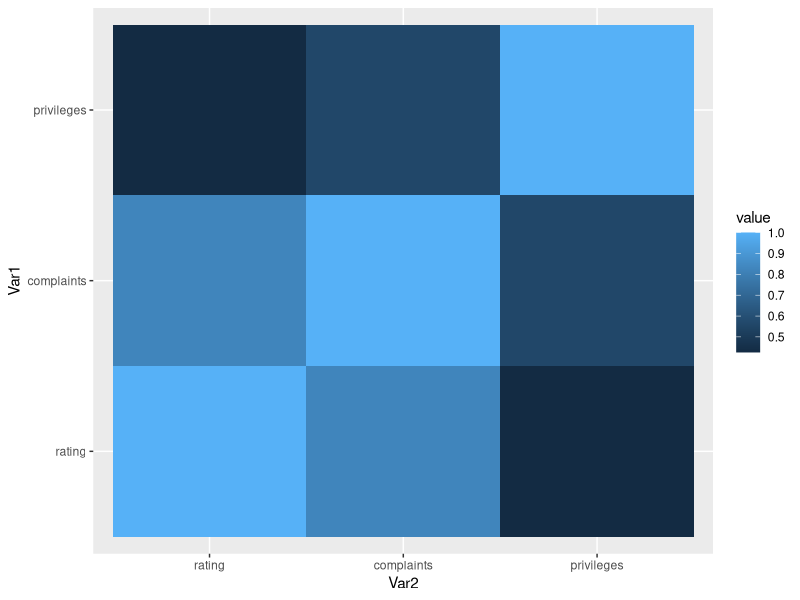
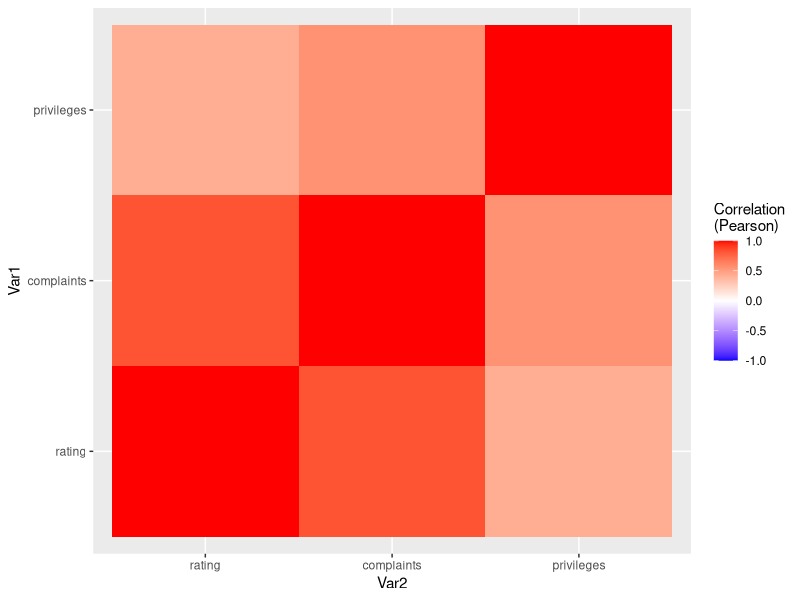
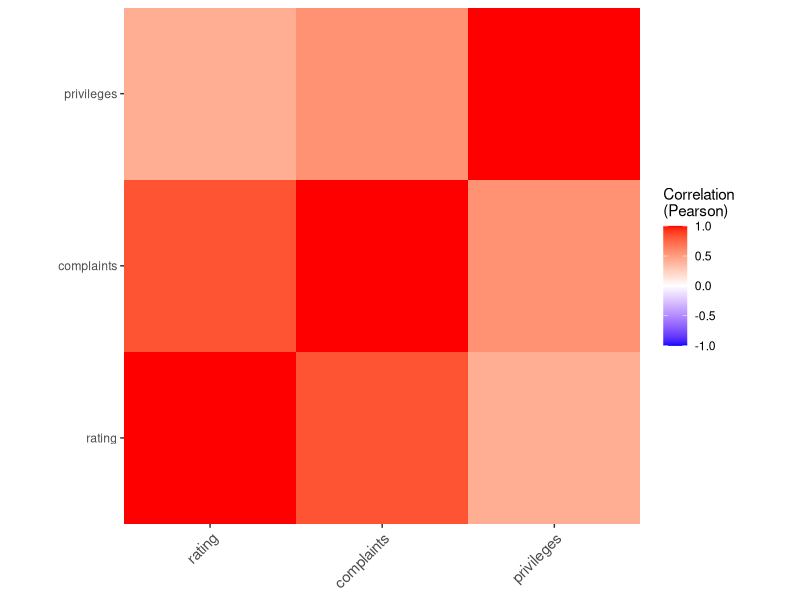
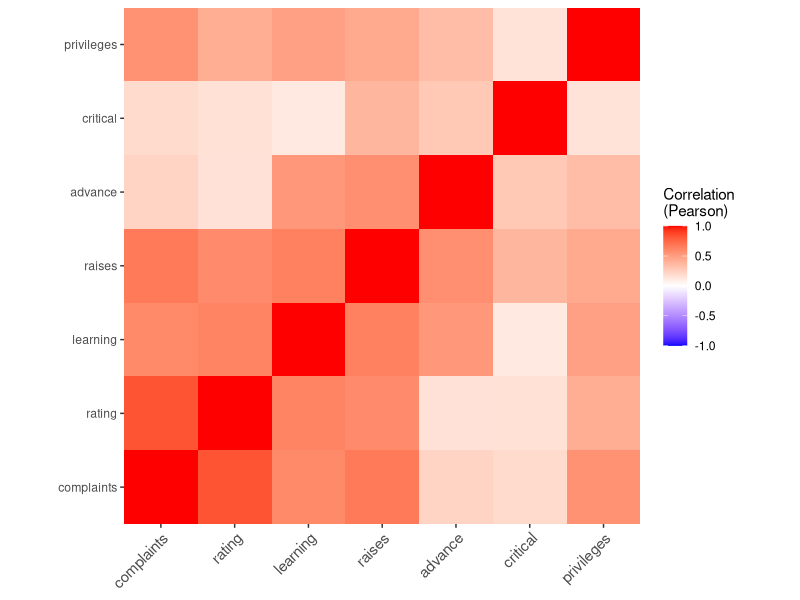
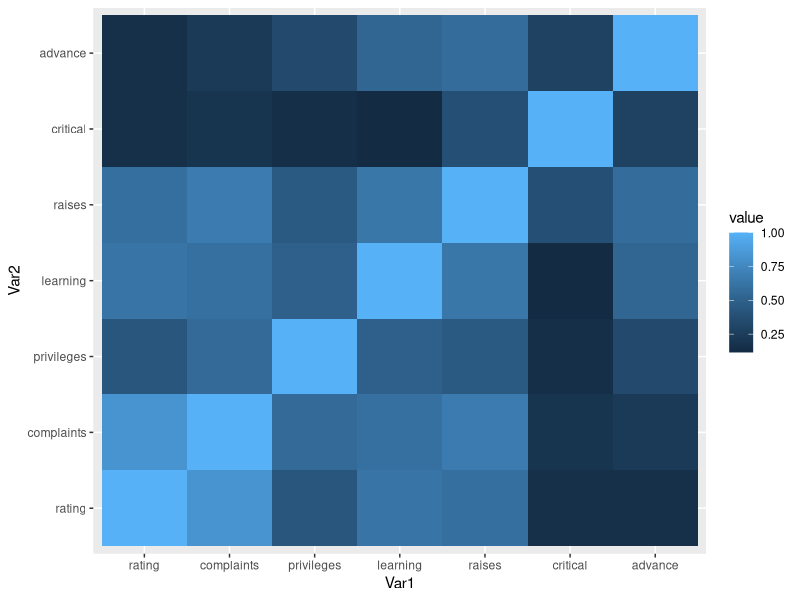

Here is the R script that generated these plots, in order:
## ---- chunk 1
knitr::opts_chunk$set(fig.path='{{ site.url }}/images/correlation-heatmap-')
## ---- chunk 2
head(attitude)
## ---- chunk 3
fullCorrelationMatrix <- cor(attitude)
fullCorrelationMatrix
## ---- chunk 4
partialCorrelationMatrix <- cor(attitude[c("rating","complaints","privileges")])
partialCorrelationMatrix
partialCorrelationMatrix <- cor(attitude[1:3])
partialCorrelationMatrix
## ---- chunk 5
require(reshape2)
moltenCorrelationMatrix<-melt(partialCorrelationMatrix)
moltenCorrelationMatrix
## ---- chunk 6
moltenCorrelationMatrix$Var1<-as.factor(moltenCorrelationMatrix$Var1)
moltenCorrelationMatrix$Var2<-as.factor(moltenCorrelationMatrix$Var2)
## ---- chunk 7
require(ggplot2)
ggplot(data = moltenCorrelationMatrix) +
  geom_tile(aes(x = Var2, y = Var1, fill = value))
## ---- chunk 8
require(ggplot2)
ggplot(data = moltenCorrelationMatrix) +
  geom_tile(aes(x = Var2, y = Var1, fill = value)) + 
  scale_fill_gradient2(low = "blue", 
                       high = "red",
                       mid = "white", 
                       midpoint = 0, 
                       limit = c(-1,1),
                       name = "Correlation\n(Pearson)")
## ---- chunk 9
out<-ggplot(data = moltenCorrelationMatrix) +
  geom_tile(aes(x = Var2, y = Var1, fill = value)) + 
  scale_fill_gradient2(low = "blue", 
                       high = "red",
                       mid = "white", 
                       midpoint = 0, 
                       limit = c(-1,1),
                       name = "Correlation\n(Pearson)") +
  theme(axis.text.x = element_text(angle=45, vjust=1, size=11, hjust=1),
        axis.title.x=element_blank(), 
        axis.title.y=element_blank()) +
  coord_equal() + 
  scale_x_discrete(expand = c(0,0)) + 
  scale_y_discrete(expand = c(0,0))
out
## ---- chunk 10
# rename to be succinct
m <- fullCorrelationMatrix 
m <- melt(m)

# change factor levels
m$Var1 <- factor(m$Var1, levels=(c("complaints","rating","learning",
                               "raises","advance","critical","privileges")))
m$Var2 <- factor(m$Var2, levels=(c("complaints","rating","learning",
                               "raises","advance","critical","privileges")))
out<-ggplot(data = m) +
  geom_tile(aes(x = Var2, y = Var1, fill = value)) + 
  scale_fill_gradient2(low = "blue", 
                       high = "red",
                       mid = "white", 
                       midpoint = 0, 
                       limit = c(-1,1),
                       name = "Correlation\n(Pearson)") +
  theme(axis.text.x = element_text(angle=45, vjust=1, size=11, hjust=1),
        axis.title.x=element_blank(), 
        axis.title.y=element_blank()) +
  coord_equal() + 
  scale_x_discrete(expand = c(0,0)) + 
  scale_y_discrete(expand = c(0,0))
out
## ---- chunk 11
qplot(x=Var1, y=Var2, data=melt(cor(attitude)), fill=value, geom="tile")
